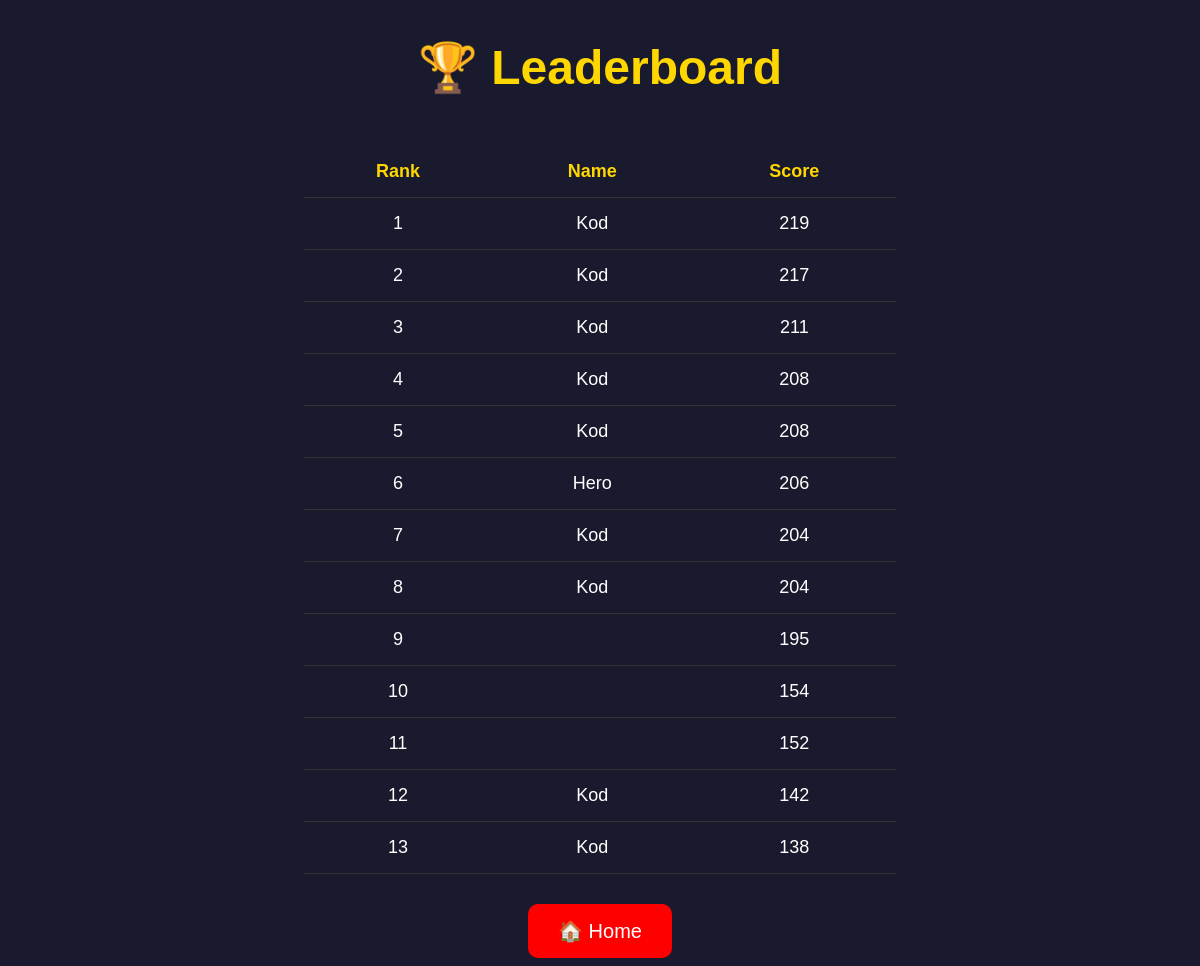
Page /leaderboard/ on the committed database.
### battle/models.py (models this page shows, shortened)
class Score(models.Model):
    name = models.CharField(max_length=100)
    score = models.IntegerField()
    date = models.DateTimeField(auto_now_add=True)

### battle/views.py (the view)
# urls.py: path('leaderboard/',views.leaderboard, name="leaderboard"),
def leaderboard(request):
    scores = Score.objects.all().order_by('-score')
    context = {
        'scores':scores,
    }
    return render(request, 'battle/leaderboard.html', context)

### battle/templates/battle/leaderboard.html (shortened to what this page needs)
<!DOCTYPE html>
<html lang="en">
<head>
</head>
<body>
    <h1>🏆 Leaderboard</h1>
    <table>
        <tr>
            <th>Rank</th>
            <th>Name</th>
            <th>Score</th>
        </tr>
        {% for score in scores %}
        <tr>
            <td>{{ forloop.counter }}</td>
            <td>{{ score.name }}</td>
            <td>{{ score.score }}</td>
        </tr>
        {% endfor %}
    </table>
    <a href="/">
        <button>🏠 Home</button>
    </a>
</body>
</html>

### battle/templates/battle/leaderboard.html (style rules this page uses)
body { background-color: #1a1a2e; text-align: center; color: white; min-height: 100vh; display: flex; flex-direction: column; justify-content: center; align-items: center; font-family: Arial, sans-serif; gap: 30px; }
h1 { color: #ffd700; font-size: 48px; margin-bottom: 20px; }
table { border-collapse: collapse; width: 50%; }
th,td { padding: 15px; border-bottom: 1px solid #333; font-size: 18px; }
th { color: #ffd700; }
a { text-decoration: none; }
button { background-color: red; border-radius: 10px; color: white; padding: 15px 30px; font-size: 20px; border: none; cursor: pointer; }

### rows in the picture
Score: name "Kod", score "219"
Score: name "Kod", score "217"
Score: name "Kod", score "211"
Score: name "Kod", score "208"
Score: name "Kod", score "208"
Score: name "Hero", score "206"
Score: name "Kod", score "204"
Score: name "Kod", score "204"
Score: score "195"
Score: score "154"
Score: score "152"
Score: name "Kod", score "142"
Score: name "Kod", score "138"
